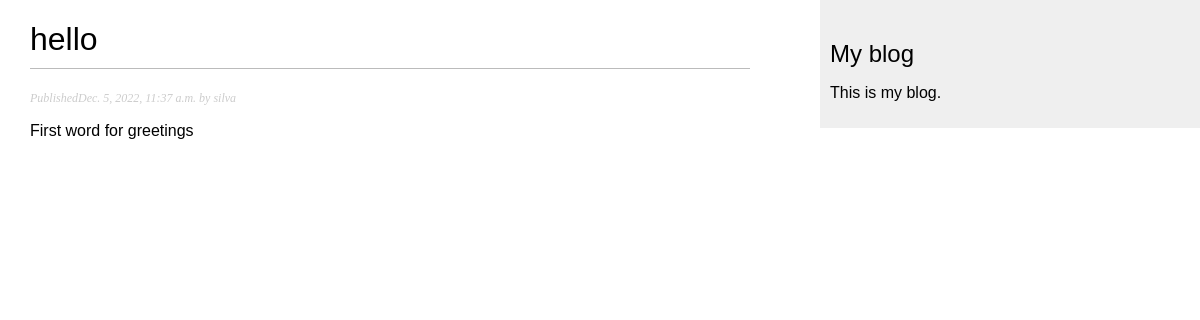
The app's page /blog/2022/12/5/hello with its own data.
### blog/models.py (models this page shows, shortened)
class Post(models.Model):
    class Status(models.TextChoices):
        DRAFT = 'DF', 'Draft'
        PUBLISHED = 'PB', 'Published'
    title = models.CharField(max_length=200)
    slug = models.SlugField(max_length=250, unique_for_date='publish')
    author = models.ForeignKey(User,
                               on_delete=models.CASCADE,
                               related_name='blog_posts')
    body = models.TextField()
    publish = models.DateTimeField(default=timezone.now)
    created = models.DateTimeField(auto_now_add=True)
    updated = models.DateTimeField(auto_now=True)
    status = models.CharField(max_length=2,
                              choices=Status.choices,
                              default=Status.DRAFT
                              )
    objects = models.Manager()  # The default manager.
    published = PublishedManager()  # Our custom manager.
    class Meta:
        ordering = ['-publish']
        indexes = [
            models.Index(fields=['-publish'])
        ]

### blog/views.py (the view)
# urls.py: path('<int:year>/<int:month>/<int:day>/<slug:post>', views.post_detail, name='post_detail')
def post_detail(request, year, month, day, post):
    post = get_object_or_404(
        Post,
        status=Post.Status.PUBLISHED,
        slug=post,
        publish__year=year,
        publish__month=month,
        publish__day=day
    )
    context = {'post': post}
    return render(request, 'blog/post/detail.html', context=context)

### blog/templates/blog/post/detail.html (shortened to what this page needs)
{% extends 'blog/base.html' %}
{% block content %}
    <h1>{{ post.title }}</h1>
    <p class="date">Published{{ post.publish }} by {{ post.author }}</p>
    <body>{{ post.body|linebreaks }}</body>
{% endblock %}

### blog/static/css/blog.css (style rules this page uses)
body { margin:0; padding:0; font-family:helvetica, sans-serif; }
h1 { font-weight:normal; border-bottom:1px solid #bbb; padding:0 0 10px 0; }
p.date { color:#ccc; font-family: georgia, serif; font-size: 12px; font-style: italic; }

### records on screen
Post: title "hello", publish "Dec. 5, 2022, 11:37 a.m.", author "silva", body "First word for greetings"
